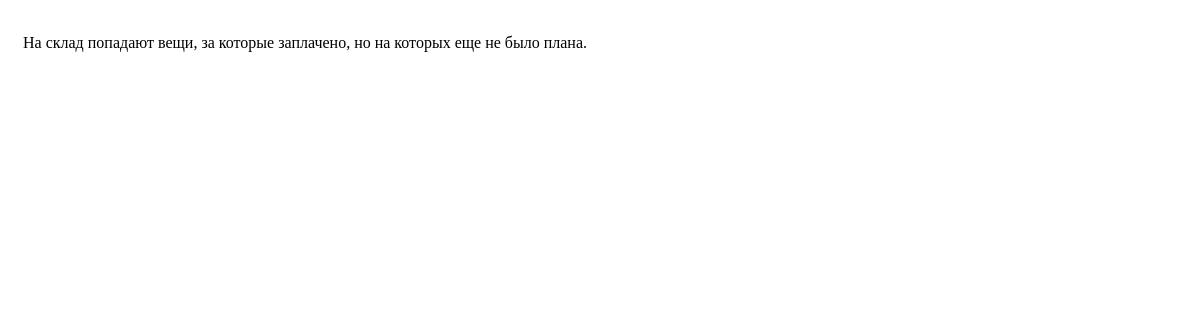
The app's page /forms/fStore.php, older data.
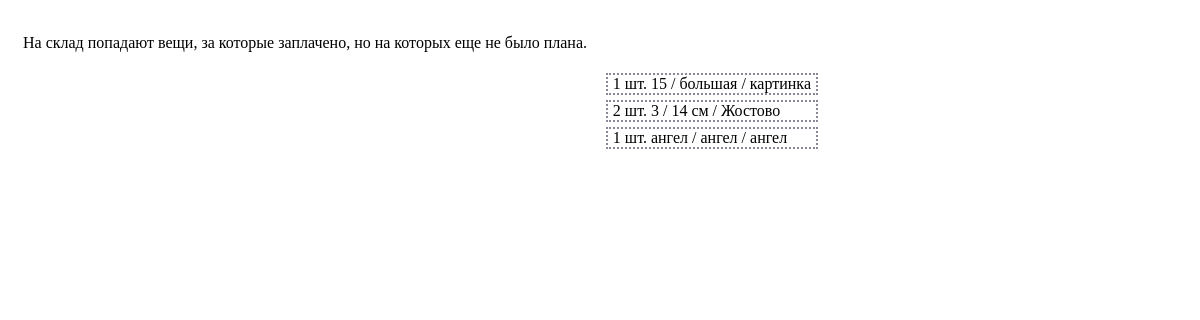
The same page, newer data.
### tables this page shows
CREATE TABLE IF NOT EXISTS `left_items` (
  `left_item_id` int(5) NOT NULL AUTO_INCREMENT,
  `item_id` int(4) NOT NULL,
  `amount` int(4) NOT NULL,
  `date` int(12) NOT NULL,
  PRIMARY KEY (`left_item_id`)
);

CREATE TABLE IF NOT EXISTS `items` (
  `i_id` int(5) NOT NULL AUTO_INCREMENT,
  `type_id` int(3) NOT NULL,
  `category_id` int(4) NOT NULL,
  `item_name` varchar(30) NOT NULL,
  PRIMARY KEY (`i_id`)
);

CREATE TABLE IF NOT EXISTS `types` (
  `t_id` int(3) NOT NULL AUTO_INCREMENT,
  `type_name` varchar(30) NOT NULL,
  PRIMARY KEY (`t_id`)
);

CREATE TABLE IF NOT EXISTS `categories` (
  `c_id` int(4) NOT NULL AUTO_INCREMENT,
  `type_id` int(3) NOT NULL,
  `category_name` varchar(30) NOT NULL,
  PRIMARY KEY (`c_id`)
);

### modules/constants.php (called while the page is built)
<?php
$aDatabase  = array(
    'host'  =>  'localhost',
    'user'  =>  'hudo',
    'pwd'   =>  'oduh',
    'name'  =>  'hudo',
);

### modules/database.class.php (called while the page is built, shortened)
<?php
class Database {
    private $connection;
    private $connected;
    private $host;
    private $user;
    private $pwd;
    private $dbname;
    public function __construct($host, $user, $pwd, $dbname, $names = 'utf8') {
        $this->host		= $host;
        $this->user		= $user;
        $this->pwd		= $pwd;
        $this->dbname	= $dbname;
        $this->names	= $names;
    }
    private function connect() {
        if ($this->connected)
            return $this->connection;
        $this->connection = @mysql_connect($this->host, $this->user, $this->pwd, true);
        if ($this->connection) {
            $dbselect = @mysql_select_db($this->dbname, $this->connection);
        } else
            die('Database error.');
        $this->connected = true;
        return $this->connection;
    }
    public function process($aArgs) {
        $this->lastQuery = ' ' . array_shift($aArgs);
        if (empty($aArgs))
            return $this->lastQuery;
        $this->lastQuery = str_replace('\\?', '?', $this->lastQuery);
        return $this->lastQuery;
    }
    public function selectTable() {
        $out = array();
        $q = @mysql_query($this->process(func_get_args()), $this->connection);
        while ($result = @mysql_fetch_assoc($q)) {
            $out[] = $result;
        }
        return $out;
    }
    public function selectField() {
        $q = @mysql_query($this->process(func_get_args()), $this->connection);
        if ($record = @mysql_fetch_row($q))
            return $record[0];
        return null;
    }
}

### forms/fStore.php (the view, shortened to what this page needs)
<?php
require_once ROOT . 'constants.php';
require_once ROOT . 'database.class.php';
$oDB = new Database($aDatabase['host'], $aDatabase['user'], $aDatabase['pwd'], $aDatabase['name']);
?>
<link rel="stylesheet" type="text/css" href="style/fStore.css" />
<div class="store_list">
	<p>На склад попадают вещи, за которые заплачено, но на которых еще не было плана.</p>
	<div>
	<?php
	    $sItems = $oDB->selectTable('
	        SELECT `item_id`, `amount`
	        FROM   `left_items`
			WHERE  `amount` <> 0
	    ');
	    foreach($sItems as $iItem => $aItem){
		    $item_name = $oDB->selectField('
		        SELECT `item_name`
		        FROM `items`
		        WHERE `i_id` = ' . $aItem['item_id'] . '
		    ');
		    $category_id = $oDB->selectField('
		        SELECT `category_id`
		        FROM `items`
		        WHERE `i_id` = ' . $aItem['item_id'] . '
		    ');
		    $type_id = $oDB->selectField('
		        SELECT `type_id`
		        FROM `items`
		        WHERE `i_id` = ' . $aItem['item_id'] . '
		    ');
		    $category_name = $oDB->selectField('
		        SELECT `category_name`
		        FROM `categories`
		        WHERE `c_id` = ' . $category_id . '
		    ');
		    $type_name = $oDB->selectField('
		        SELECT `type_name`
		        FROM `types`
		        WHERE `t_id` = ' . $type_id . '
		    ');
		    echo '<p class="mat">' . $aItem['amount'] . ' шт. ' . $type_name . ' / ' . $category_name . ' / ' . $item_name . '</p>';
		}
	?>
	</div>
</div>

Row changes from the older to the newer data that the page shows:
added left_items: amount "1", item.type_name "15", item.category_name "большая", item.item_name "картинка"
added left_items: amount "2", item.type_name "3", item.category_name "14 см", item.item_name "Жостово"
added left_items: amount "1", item.type_name "ангел", item.category_name "ангел", item.item_name "ангел"
